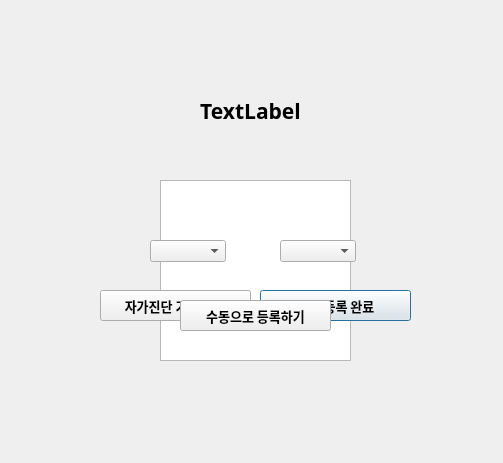
<?xml version="1.0" encoding="UTF-8"?>
<ui version="4.0">
 <class>Window</class>
 <widget class="QDialog" name="Window">
  <property name="geometry">
   <rect>
    <x>0</x>
    <y>0</y>
    <width>503</width>
    <height>463</height>
   </rect>
  </property>
  <property name="windowTitle">
   <string>Dialog</string>
  </property>
  <widget class="QLineEdit" name="SchoolInput">
   <property name="geometry">
    <rect>
     <x>180</x>
     <y>220</y>
     <width>151</width>
     <height>31</height>
    </rect>
   </property>
   <property name="font">
    <font>
     <family>나눔스퀘어라운드 ExtraBold</family>
     <pointsize>10</pointsize>
     <weight>75</weight>
     <bold>true</bold>
    </font>
   </property>
   <property name="text">
    <string>학교명을 입력하세요</string>
   </property>
   <property name="alignment">
    <set>Qt::AlignCenter</set>
   </property>
  </widget>
  <widget class="QLineEdit" name="NameInput">
   <property name="geometry">
    <rect>
     <x>195</x>
     <y>220</y>
     <width>113</width>
     <height>31</height>
    </rect>
   </property>
   <property name="font">
    <font>
     <family>나눔스퀘어라운드 ExtraBold</family>
     <pointsize>10</pointsize>
     <weight>75</weight>
     <bold>true</bold>
    </font>
   </property>
   <property name="text">
    <string>홍길동</string>
   </property>
   <property name="maxLength">
    <number>4</number>
   </property>
   <property name="alignment">
    <set>Qt::AlignCenter</set>
   </property>
  </widget>
  <widget class="QLineEdit" name="BirthdayInput">
   <property name="geometry">
    <rect>
     <x>195</x>
     <y>260</y>
     <width>113</width>
     <height>31</height>
    </rect>
   </property>
   <property name="font">
    <font>
     <family>나눔스퀘어라운드 ExtraBold</family>
     <pointsize>10</pointsize>
     <weight>75</weight>
     <bold>true</bold>
    </font>
   </property>
   <property name="text">
    <string>050403</string>
   </property>
   <property name="maxLength">
    <number>6</number>
   </property>
   <property name="alignment">
    <set>Qt::AlignCenter</set>
   </property>
  </widget>
  <widget class="QListWidget" name="SchoolSelectInput">
   <property name="geometry">
    <rect>
     <x>160</x>
     <y>180</y>
     <width>191</width>
     <height>181</height>
    </rect>
   </property>
   <property name="font">
    <font>
     <family>나눔스퀘어라운드 ExtraBold</family>
     <pointsize>10</pointsize>
     <weight>75</weight>
     <bold>true</bold>
    </font>
   </property>
  </widget>
  <widget class="QPushButton" name="NowOkButton">
   <property name="geometry">
    <rect>
     <x>260</x>
     <y>290</y>
     <width>151</width>
     <height>31</height>
    </rect>
   </property>
   <property name="font">
    <font>
     <family>나눔스퀘어라운드 ExtraBold</family>
     <pointsize>10</pointsize>
     <weight>75</weight>
     <bold>true</bold>
    </font>
   </property>
   <property name="text">
    <string>지금 등록 완료</string>
   </property>
  </widget>
  <widget class="QLabel" name="InfoLable">
   <property name="geometry">
    <rect>
     <x>0</x>
     <y>90</y>
     <width>501</width>
     <height>41</height>
    </rect>
   </property>
   <property name="font">
    <font>
     <family>나눔스퀘어라운드 ExtraBold</family>
     <pointsize>16</pointsize>
     <weight>75</weight>
     <bold>true</bold>
    </font>
   </property>
   <property name="text">
    <string>TextLabel</string>
   </property>
   <property name="alignment">
    <set>Qt::AlignCenter</set>
   </property>
  </widget>
  <widget class="QPushButton" name="CovOkButton">
   <property name="geometry">
    <rect>
     <x>100</x>
     <y>290</y>
     <width>151</width>
     <height>31</height>
    </rect>
   </property>
   <property name="font">
    <font>
     <family>나눔스퀘어라운드 ExtraBold</family>
     <pointsize>10</pointsize>
     <weight>75</weight>
     <bold>true</bold>
    </font>
   </property>
   <property name="text">
    <string>자가진단 기능 추가</string>
   </property>
  </widget>
  <widget class="QComboBox" name="GradeInput">
   <property name="geometry">
    <rect>
     <x>150</x>
     <y>240</y>
     <width>76</width>
     <height>22</height>
    </rect>
   </property>
   <property name="font">
    <font>
     <family>나눔스퀘어라운드 ExtraBold</family>
     <weight>75</weight>
     <bold>true</bold>
    </font>
   </property>
  </widget>
  <widget class="QComboBox" name="ClassInput">
   <property name="geometry">
    <rect>
     <x>280</x>
     <y>240</y>
     <width>76</width>
     <height>22</height>
    </rect>
   </property>
   <property name="font">
    <font>
     <family>나눔스퀘어라운드 ExtraBold</family>
     <weight>75</weight>
     <bold>true</bold>
    </font>
   </property>
  </widget>
  <widget class="QLineEdit" name="PasswordInput">
   <property name="geometry">
    <rect>
     <x>195</x>
     <y>300</y>
     <width>113</width>
     <height>31</height>
    </rect>
   </property>
   <property name="font">
    <font>
     <family>나눔스퀘어라운드 ExtraBold</family>
     <pointsize>10</pointsize>
     <weight>75</weight>
     <bold>true</bold>
    </font>
   </property>
   <property name="text">
    <string>비밀번호</string>
   </property>
   <property name="maxLength">
    <number>4</number>
   </property>
   <property name="echoMode">
    <enum>QLineEdit::Password</enum>
   </property>
   <property name="alignment">
    <set>Qt::AlignCenter</set>
   </property>
  </widget>
  <widget class="QPushButton" name="ManualRegButton">
   <property name="geometry">
    <rect>
     <x>180</x>
     <y>300</y>
     <width>151</width>
     <height>31</height>
    </rect>
   </property>
   <property name="font">
    <font>
     <family>나눔스퀘어라운드 ExtraBold</family>
     <pointsize>10</pointsize>
     <weight>75</weight>
     <bold>true</bold>
    </font>
   </property>
   <property name="text">
    <string>수동으로 등록하기</string>
   </property>
  </widget>
 </widget>
 <resources/>
 <connections/>
</ui>
